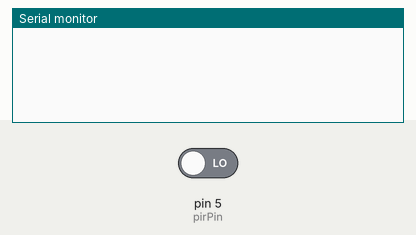
Simulated run of this sketch. Board: Arduino Uno, built with avr-gcc and run on an emulated ATmega328P. Shown: the last lines printed to the serial monitor. The inputs (shaded band) are chosen by the test bench; at power-on: pin 5 (pirPin) LOW.

Above: at 1.2 s.
1.3 s: pin 5 (pirPin) driven HIGH
At 1.8 s:
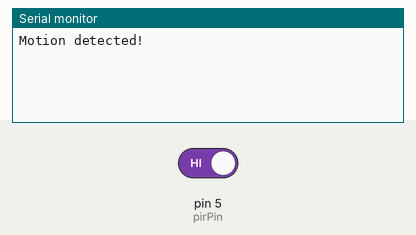
2.8 s: pin 5 (pirPin) driven LOW
At 4.1 s:
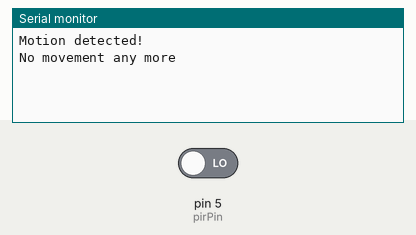

Measured:
- after the input at 1.3 s, the serial monitor: prints a new line at once (image 1)
- after the input at 2.8 s, the serial monitor: prints a new line at once (image 2)

The sketch:

task1_example.ino
```cpp
const int pirPin = 5;         // passive infrared sensor pin
int state = 0;                // 0 - no motion, 1 - motion detected

void setup(){
  Serial.begin(9600);         // initialize serial with 9600 baud rate
  pinMode(pirPin, INPUT);     // set pin #5 as an input from PIR
}

void loop(){
  if(digitalRead(pirPin) == HIGH  &&  state == 0){
    Serial.println("Motion detected!");
    state = 1;
  }
  if(digitalRead(pirPin) == LOW  &&  state == 1){
    Serial.println("No movement any more");
    state = 0;
  }
}
```
